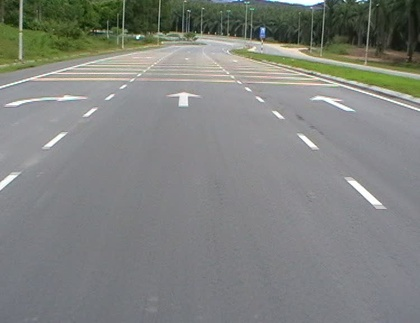
%> input picture trunk/freqSaliencyMap/pqft/4 - sample.jpg, 420 x 323 px, shrunk from 750 x 576 before the run
$ octave --eval "result = LCHR(rgb2gray(imread('4 - sample.jpg')));"   (GNU Octave 9; MATLAB toolbox functions it lacks are replaced by stand-ins)
%> lines starting %> are read from the running program, lines starting %| are printed output that depends on the picture; in (x1, y1, x2, y2) boxes, pixels count from 0 and x2, y2 are one past the last pixel; in counts of white or black regions, pixels touching at a corner belong together; the program's own positions count from 1
function RIM = LCHR(IM)
%% LCHR ( Lowest Central Homogeneous Region )
    [row,col] = size(IM);
%> row = 323; col = 420
	imTH = graythresh(IM);
%> imTH = 0.4
    % Find the horizontal edges
	hE = edge(IM,'Sobel');
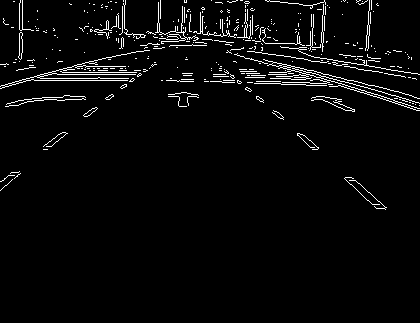
%> hE: size 323x420 logical; 3.7% white in thin lines or dots, all inside (x1, y1, x2, y2) = (0, 0, 420, 210)
    % Find the horizontal edges
	hE = 1-hE;
    % Clear the edges at top row and bottom row of the image
	hE(1,:) = 1;
%> hE: size 323x420 double; values 0 (black) and 1 (white), 96.4% white; black in thin lines or dots, all inside (x1, y1, x2, y2) = (0, 1, 420, 210)
	hE(row,:) = 1;
    % Paint the edge on images
	IM = uint8(hE) .* IM;
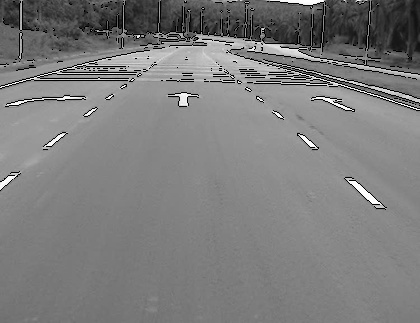
%> IM: size 323x420 uint8; min 0, max 255, mean 124.5
	RIM = zeros(row,col);
	% Extract Lowest Central Homogeneous Region
	for c = 1:col
		r = row;
		while (r > 0 && IM(r,c) ~= 0 )
			RIM(r,c) = IM(r,c);
			r = r-1;
        end
    end
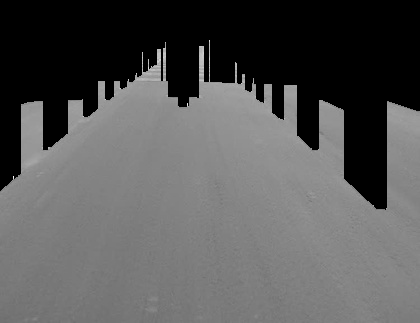
%> RIM: size 323x420 double; min 0, max 254, mean 86.5
end
